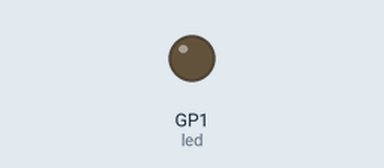
This program was run on a simulated Raspberry Pi Pico running MicroPython. Shown: output pins drawn as LEDs (lit = HIGH). What the program prints to the serial console is not drawn.

Above: at 0.05 s.
Timing chart, 0 to 3.0 s (numbered marks = the images above):
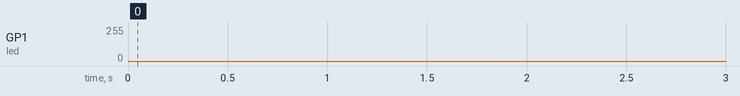

The program:

led_pwm.py
```python
from machine import Pin, PWM
import time

# pinとうろく
led = PWM(Pin(1))

# 1秒間に1000回切り替える
led.freq(50)

while True:
    # 2進数表現 1111111000000000
    for i in range( 0,65025, 100):
        led.duty_u16(i)
        print(i)
        time.sleep(0.0001)

    for i in range(65025, 0, -100):
        led.duty_u16(i)
        print(i)
        time.sleep(0.0001)

    led.duty_u16(0)
    time.sleep(1)
```
